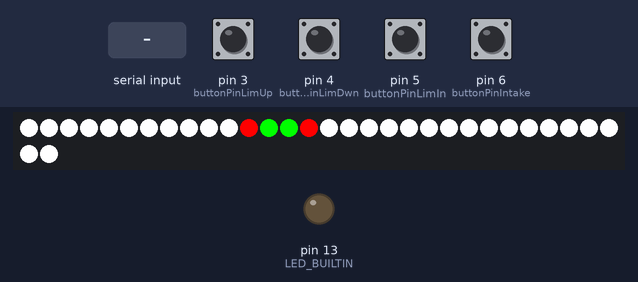
The sketch below on a simulated Arduino Uno, built with avr-gcc and run on an emulated ATmega328P. Parts: 32 RGB LEDs in strip order, left to right, continuing on the next row, output pins drawn as LEDs (lit = HIGH). The inputs (shaded band) are chosen by the test bench; at power-on: pin 3 (buttonPinLimUp), pin 4 (buttonPinLimDwn), pin 5 (buttonPinLimIn), pin 6 (buttonPinIntake) HIGH.

Above: at 1.2 s.
1.3 s: "1" received over Serial
At 2.1 s:
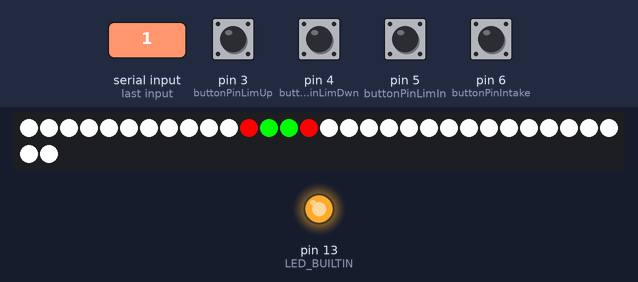
3.8 s: pin 3 (buttonPinLimUp) pulled LOW for 0.15 s
5.4 s: pin 4 (buttonPinLimDwn) pulled LOW for 0.15 s
7.0 s: pin 5 (buttonPinLimIn) pulled LOW for 0.15 s
8.6 s: pin 6 (buttonPinIntake) pulled LOW for 0.15 s
10.2 s: pin 3 (buttonPinLimUp) driven LOW and pin 6 (buttonPinIntake) driven LOW
At 10.7 s:
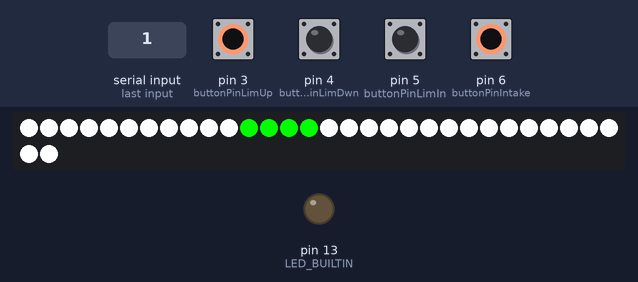
Timing chart, 0 to 12.7 s (numbered marks = the images above; inputs shaded):
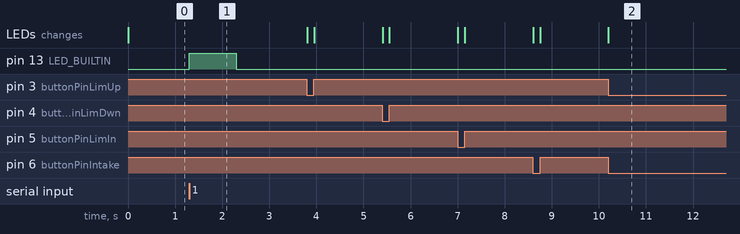

The sketch:

led_protocol.ino
```cpp
#include<Adafruit_NeoPixel.h>

#define LED_COUNT 32
#define LED_PIN 2
Adafruit_NeoPixel strip(LED_COUNT, LED_PIN, NEO_GRB + NEO_KHZ800);
byte LED_COLOR_RX[7];

//code for limit switches, basically just sets up pins
const int buttonPinLimUp = 3;    // Elevator up
const int buttonPinLimDwn = 4;   // Elevator down
const int buttonPinLimIn = 5;    // Climber in
const int buttonPinIntake = 6;   // Coral intake
int buttonStateLimUp = 0;
int buttonStateLimDwn = 0;    // variable for reading the pushbutton status
int buttonStateLimIn = 0;     // variable for reading the pushbutton status
int buttonStateIntake = 0;    // variable for reading the pushbutton status

void setup() {
  Serial.begin(115200);
  pinMode(LED_BUILTIN, OUTPUT);
  digitalWrite(LED_BUILTIN, LOW);

  LED_COLOR_RX[0] = 0x00;
  LED_COLOR_RX[1] = 0x00;
  LED_COLOR_RX[2] = LED_COUNT;
  LED_COLOR_RX[3] = LED_COUNT >> 8;
  LED_COLOR_RX[4] = 0x00;
  LED_COLOR_RX[5] = 0x00;
  LED_COLOR_RX[6] = 0x00;

  strip.begin();
//sets up pins as inputs or ouputs
  pinMode(buttonPinLimUp, INPUT_PULLUP);
  pinMode(buttonPinLimDwn, INPUT_PULLUP);
  pinMode(buttonPinLimIn, INPUT_PULLUP);
  pinMode(buttonPinIntake, INPUT_PULLUP);

}

/*
  pinMode(4,OUTPUT);
  pinMode(5,OUTPUT);
  pinMode(6,OUTPUT);
  pinMode(7,OUTPUT);
*/

void loop() {
  if (Serial.available()) {
    digitalWrite(LED_BUILTIN, HIGH);
    Serial.readBytes(LED_COLOR_RX, 7);
    Serial.flush();
    receiveSignal();
    digitalWrite(LED_BUILTIN, LOW);
  }
switchStatusUpdate();
}

void setLedColor(uint16_t i, uint8_t r, uint8_t g, uint8_t b) {
  strip.setPixelColor(i, g, r, b);
}

void setLedColors(uint16_t start, uint16_t end, uint8_t r, uint8_t g, uint8_t b) {
  if (start < end) {
    for (uint16_t i = start; i <= end; i++)
      setLedColor(i, r, g, b);
    strip.show();
  }
}

void receiveSignal() {
  uint16_t start = (uint16_t)LED_COLOR_RX[1] << 8 | (uint16_t)LED_COLOR_RX[0];
  uint16_t end = (uint16_t)LED_COLOR_RX[3] << 8 | (uint16_t)LED_COLOR_RX[2];
  setLedColors(start, end, LED_COLOR_RX[4], LED_COLOR_RX[5], LED_COLOR_RX[6]);
}

void switchStatusUpdate() {
  // limit switch code
 setLedColors(0, 10, 0xFF, 0xFF, 0xFF);
 setLedColors(15, 32, 0xFF, 0xFF, 0xFF);
 buttonStateLimUp = digitalRead(buttonPinLimUp);
  if (buttonStateLimUp == HIGH) {
    setLedColor(11, 0x00, 0xFF, 0x00);
  } else {
    setLedColor(11, 0xFF, 0x00, 0x00);
  }
 buttonStateLimDwn = digitalRead(buttonPinLimDwn);
  if (buttonStateLimDwn == HIGH) {
    setLedColor(12, 0xFF, 0x00, 0x00);
  } else {
    setLedColor(12, 0x00, 0xFF, 0x00);
  }
buttonStateLimIn = digitalRead(buttonPinLimIn);
  if (buttonStateLimIn == HIGH) {
    setLedColor(13, 0xFF, 0x00, 0x00);
  } else {
    setLedColor(13, 0x00, 0xFF, 0x00);
  }
buttonStateIntake = digitalRead(buttonPinIntake);
  if (buttonStateIntake == HIGH) {
    setLedColor(14, 0x00, 0xFF, 0x00);
  } else {
    setLedColor(14, 0xFF, 0x00, 0x00);
  }
}

/*
void switchStatusUpdate() {
  //limit switch code
 buttonStateLimUp = digitalRead(buttonPinLimUp);
  // put your main code here, to run repeatedly:
  if (buttonStateLimUp == HIGH) {
    digitalWrite(4, HIGH);
  } else {
    digitalWrite(4, LOW);
  }
 buttonStateLimDwn = digitalRead(buttonPinLimDwn);
  // put your main code here, to run repeatedly:
  if (buttonStateLimDwn == HIGH) {
    digitalWrite(5, HIGH);
  } else {
    digitalWrite(5, LOW);
  }
buttonStateLimIn = digitalRead(buttonPinLimIn);
  // put your main code here, to run repeatedly:
  if (buttonStateLimIn == HIGH) {
    digitalWrite(6, HIGH);
  } else {
    digitalWrite(6, LOW);
  }
buttonStateLimOut = digitalRead(buttonPinLimOut);
  // put your main code here, to run repeatedly:
  if (buttonStateLimOut == HIGH) {
    digitalWrite(7, HIGH);
  } else {
    digitalWrite(7, LOW);
  }
}
*/
```

Measured:
- after the input at 1.3 s, pin 13 (LED_BUILTIN): LOW → HIGH at once, → LOW 1.0 s later
- after the input at 10.2 s, the LEDs: change at once (image 2)
